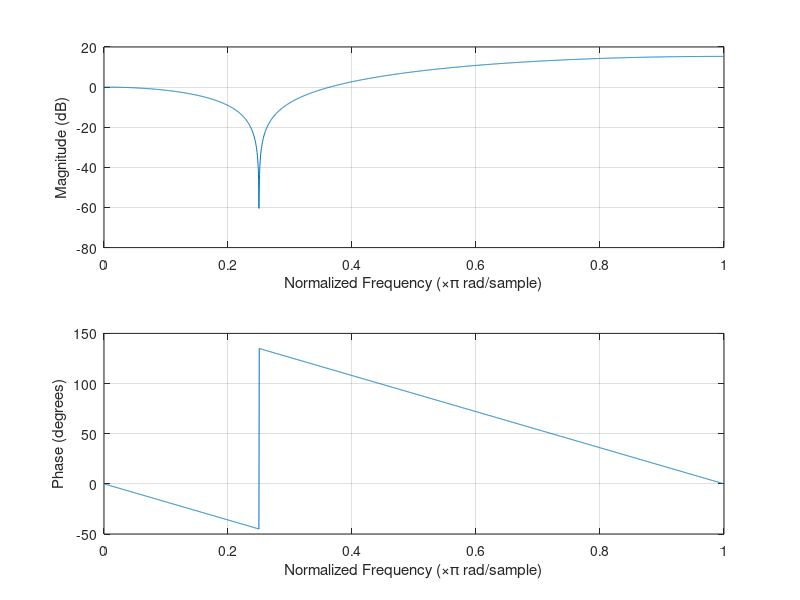

Write the MATLAB code that produced this figure.
N=2001;
w0=pi/4;
b0=1/((1-exp(1i*w0))*(1-exp(-1i*w0)));
b1=[1,-exp(1i*w0)];
b2=[1,-exp(-1i*w0)];
b=b0*conv(b1,b2);
a0=1;
a1=[1,0];
a2=[1,0];
a=a0*conv(a1,a2);
freqz(b,a,2001);